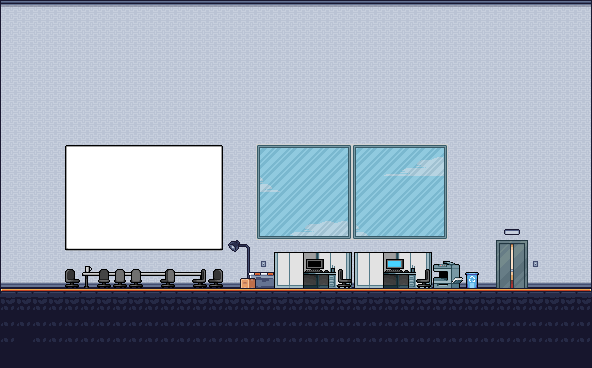

Rendered tile map (Tiled .tmx) drawn with the repository's tilesets; below, a short description and the map source with its tile grids summarised:
An orthogonal 37x23 tile map with 16x16 px tiles, 6 tile layers (Ground, Tile Layer 2, Tile Layer 6, Tile Layer 5, ...), 10 tilesets and 1 object (work).

<map version="1.10" tiledversion="1.10.2" orientation="orthogonal" renderorder="right-down" width="37" height="23" tilewidth="16" tileheight="16" infinite="0" nextlayerid="8" nextobjectid="2">
 <editorsettings>
  <export target="officeMap.json" format="json" />
 </editorsettings>
 <tileset firstgid="1" source="Bathroom.tsx" />
 <tileset firstgid="210" source="mp_cs_tilemap_all.tsx" />
 <tileset firstgid="2258" source="Background.tsx" />
 <tileset firstgid="2838" source="Office.tsx" />
 <tileset firstgid="2936" source="Play Room.tsx" />
 <tileset firstgid="3134" source="Work Room.tsx" />
 <tileset firstgid="3266" source="Garage.tsx" />
 <tileset firstgid="3446" source="Chill Room.tsx" />
 <tileset firstgid="3650" source="Office 2.tsx" />
 <tileset firstgid="3704" source="Office 3.tsx" />
 <layer id="1" name="Ground" width="37" height="23" opacity="0.9">
  <data>[851 cells, 185 non-empty, 3 distinct tile ids]</data>
 </layer>
 <layer id="2" name="Tile Layer 2" width="37" height="23">
  <data>[851 cells, 703 non-empty, 12 distinct tile ids]</data>
 </layer>
 <layer id="6" name="Tile Layer 6" width="37" height="23">
  <data>[851 cells, 23 non-empty, 15 distinct tile ids]</data>
 </layer>
 <layer id="5" name="Tile Layer 5" width="37" height="23">
  <data>[851 cells, 153 non-empty, 27 distinct tile ids]</data>
 </layer>
 <layer id="3" name="Tile Layer 3" width="37" height="23">
  <data>[851 cells, 42 non-empty, 25 distinct tile ids]</data>
 </layer>
 <objectgroup id="7" name="interactive">
  <object id="1" name="work" x="382.333" y="257.333" width="50" height="30.3333" />
 </objectgroup>
 <layer id="4" name="Tile Layer 4" width="37" height="23">
  <data>[851 cells, 34 non-empty, 24 distinct tile ids]</data>
 </layer>
</map>
